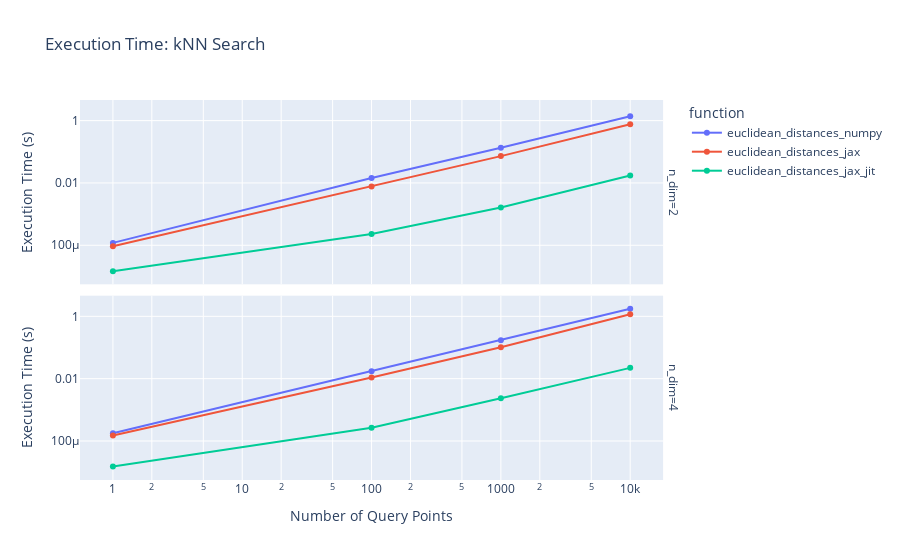

The notebook cell this image was saved under:
### Code cell
px.line(
    euclidean_execution_times,
    x="n_query_points",
    y="execution_time",
    title="Execution Time: kNN Search",
    labels={"n_query_points": "Number of Query Points", "execution_time": "Execution Time (s)"},
    log_x=True,
    log_y=True,
    markers=True,
    color="function",
    facet_row="n_dim",
)

### Figure 1 — Plotly figure (JSON) as saved in the notebook; plotly's stock layout.template omitted (floating-point values rounded to 4 significant figures)
{"data": [{"hovertemplate": "function=euclidean_distances_numpy<br>n_dim=2<br>Number of Query Points=%{x}<br>Execution Time (s)=%{y}<extra></extra>", "legendgroup": "euclidean_distances_numpy", "line": {"color": "#636efa", "dash": "solid"}, "marker": {"symbol": "circle"}, "mode": "lines+markers", "name": "euclidean_distances_numpy", "orientation": "v", "showlegend": true, "type": "scatter", "x": [1, 100, 1000, 10000], "xaxis": "x2", "y": [0.0001193, 0.01447, 0.1357, 1.386], "yaxis": "y2"}, {"hovertemplate": "function=euclidean_distances_numpy<br>n_dim=4<br>Number of Query Points=%{x}<br>Execution Time (s)=%{y}<extra></extra>", "legendgroup": "euclidean_distances_numpy", "line": {"color": "#636efa", "dash": "solid"}, "marker": {"symbol": "circle"}, "mode": "lines+markers", "name": "euclidean_distances_numpy", "orientation": "v", "showlegend": false, "type": "scatter", "x": [1, 100, 1000, 10000], "xaxis": "x", "y": [0.0001769, 0.01739, 0.1722, 1.762], "yaxis": "y"}, {"hovertemplate": "function=euclidean_distances_jax<br>n_dim=2<br>Number of Query Points=%{x}<br>Execution Time (s)=%{y}<extra></extra>", "legendgroup": "euclidean_distances_jax", "line": {"color": "#EF553B", "dash": "solid"}, "marker": {"symbol": "circle"}, "mode": "lines+markers", "name": "euclidean_distances_jax", "orientation": "v", "showlegend": true, "type": "scatter", "x": [1, 100, 1000, 10000], "xaxis": "x2", "y": [9.298e-05, 0.007672, 0.07265, 0.769], "yaxis": "y2"}, {"hovertemplate": "function=euclidean_distances_jax<br>n_dim=4<br>Number of Query Points=%{x}<br>Execution Time (s)=%{y}<extra></extra>", "legendgroup": "euclidean_distances_jax", "line": {"color": "#EF553B", "dash": "solid"}, "marker": {"symbol": "circle"}, "mode": "lines+markers", "name": "euclidean_distances_jax", "orientation": "v", "showlegend": false, "type": "scatter", "x": [1, 100, 1000, 10000], "xaxis": "x", "y": [0.0001496, 0.01093, 0.1022, 1.165], "yaxis": "y"}, {"hovertemplate": "function=euclidean_distances_jax_jit<br>n_dim=2<br>Number of Query Points=%{x}<br>Execution Time (s)=%{y}<extra></extra>", "legendgroup": "euclidean_distances_jax_jit", "line": {"color": "#00cc96", "dash": "solid"}, "marker": {"symbol": "circle"}, "mode": "lines+markers", "name": "euclidean_distances_jax_jit", "orientation": "v", "showlegend": true, "type": "scatter", "x": [1, 100, 1000, 10000], "xaxis": "x2", "y": [1.458e-05, 0.0002315, 0.001624, 0.0174], "yaxis": "y2"}, {"hovertemplate": "function=euclidean_distances_jax_jit<br>n_dim=4<br>Number of Query Points=%{x}<br>Execution Time (s)=%{y}<extra></extra>", "legendgroup": "euclidean_distances_jax_jit", "line": {"color": "#00cc96", "dash": "solid"}, "marker": {"symbol": "circle"}, "mode": "lines+markers", "name": "euclidean_distances_jax_jit", "orientation": "v", "showlegend": false, "type": "scatter", "x": [1, 100, 1000, 10000], "xaxis": "x", "y": [1.526e-05, 0.0002672, 0.002353, 0.02221], "yaxis": "y"}], "layout": {"annotations": [{"font": {}, "showarrow": false, "text": "n_dim=4", "textangle": 90, "x": 0.98, "xanchor": "left", "xref": "paper", "y": 0.2425, "yanchor": "middle", "yref": "paper"}, {"font": {}, "showarrow": false, "text": "n_dim=2", "textangle": 90, "x": 0.98, "xanchor": "left", "xref": "paper", "y": 0.7575, "yanchor": "middle", "yref": "paper"}], "legend": {"title": {"text": "function"}, "tracegroupgap": 0}, "title": {"text": "Execution Time: kNN Search"}, "xaxis": {"anchor": "y", "domain": [0, 0.98], "title": {"text": "Number of Query Points"}, "type": "log"}, "xaxis2": {"anchor": "y2", "domain": [0, 0.98], "matches": "x", "showticklabels": false, "type": "log"}, "yaxis": {"anchor": "x", "domain": [0, 0.485], "title": {"text": "Execution Time (s)"}, "type": "log"}, "yaxis2": {"anchor": "x2", "domain": [0.515, 1], "matches": "y", "title": {"text": "Execution Time (s)"}, "type": "log"}}}
